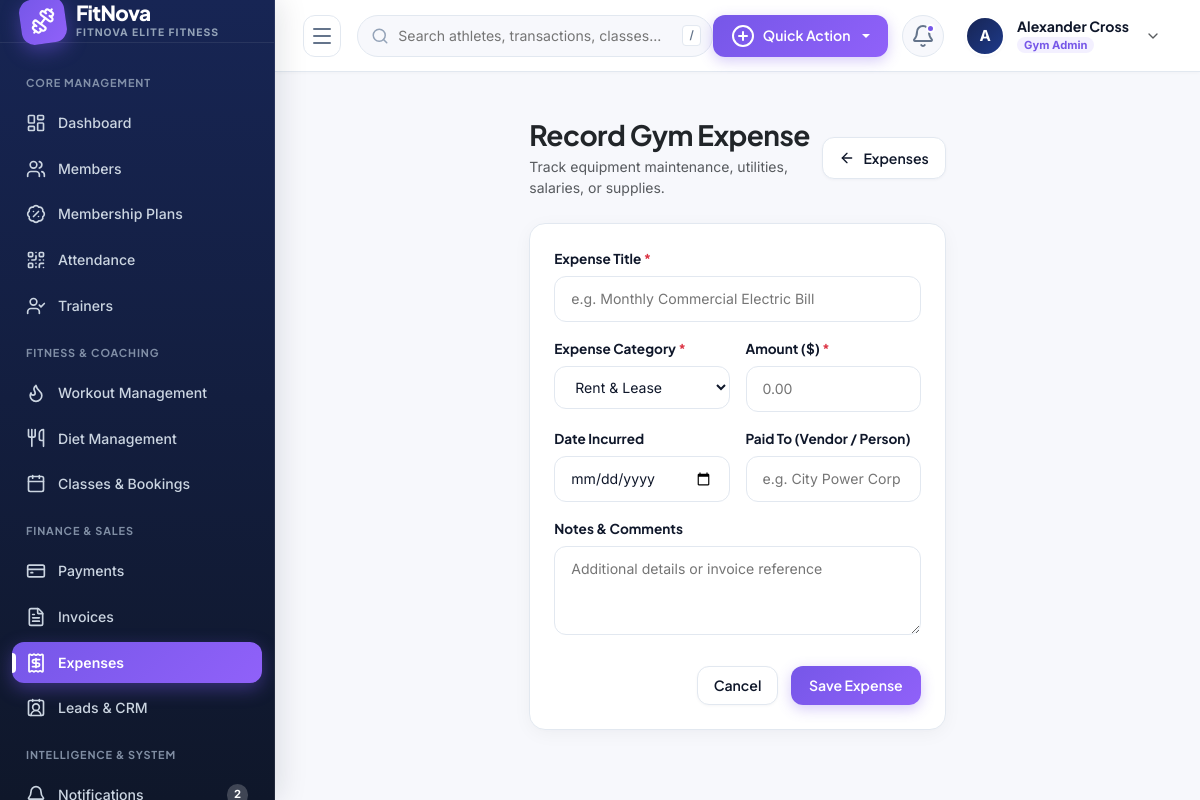
The app's page /payments/expenses/add/ (signed in) with its own data.
### apps/accounts/models.py (models this page shows, shortened)
class GymOrganization(models.Model):
    name = models.CharField(max_length=200)
    slug = models.SlugField(max_length=220, unique=True)
    logo = models.ImageField(upload_to='organizations/logos/', null=True, blank=True)
    email = models.EmailField()
    phone = models.CharField(max_length=20)
    website = models.URLField(blank=True, default='')
    tax_id = models.CharField(max_length=50, blank=True, default='', verbose_name='Tax/GST ID')
    currency = models.CharField(max_length=10, default='$')
    is_active = models.BooleanField(default=True)
    created_at = models.DateTimeField(auto_now_add=True)
    updated_at = models.DateTimeField(auto_now=True)
    class Meta:
        verbose_name = 'Gym Organization'
        verbose_name_plural = 'Gym Organizations'
        ordering = ['name']

class User(AbstractUser):
    class Role(models.TextChoices):
        SUPER_ADMIN = 'SUPER_ADMIN', _('Super Admin')
        GYM_ADMIN = 'GYM_ADMIN', _('Gym Admin')
        STAFF = 'STAFF', _('Receptionist / Staff')
        TRAINER = 'TRAINER', _('Trainer')
        MEMBER = 'MEMBER', _('Gym Member')
    class Gender(models.TextChoices):
        MALE = 'MALE', _('Male')
        FEMALE = 'FEMALE', _('Female')
        OTHER = 'OTHER', _('Other')
    role = models.CharField(
        max_length=20,
        choices=Role.choices,
        default=Role.MEMBER,
        db_index=True
    )
    organization = models.ForeignKey(
        GymOrganization,
        on_delete=models.CASCADE,
        null=True,
        blank=True,
        related_name='users'
    )
    branch = models.ForeignKey(
        GymBranch,
        on_delete=models.SET_NULL,
        null=True,
        blank=True,
        related_name='branch_users'
    )
    phone = models.CharField(max_length=20, blank=True, default='')
    profile_picture = models.ImageField(upload_to='profiles/', null=True, blank=True)
    gender = models.CharField(max_length=10, choices=Gender.choices, default=Gender.MALE)
    date_of_birth = models.DateField(null=True, blank=True)
    address = models.TextField(blank=True, default='')
    is_verified = models.BooleanField(default=True)
    class Meta:
        ordering = ['-date_joined']
        indexes = [
            models.Index(fields=['organization', 'role']),
            models.Index(fields=['email']),
        ]
    @property
    def is_member(self):
        return self.role == self.Role.MEMBER

### apps/payments/views.py (the view, shortened to what this page needs)
# urls.py: path('expenses/add/', views.expense_create, name='expense_create'),
@login_required
@staff_or_admin
def expense_create(request):
    return render(request, 'payments/expense_form.html', {
        'categories': Expense.Category.choices
    })

### apps/accounts/context_processors.py (called while the page is built)
def global_fitnova_context(request):
    if not request.user.is_authenticated:
        return {}
    unread_count = 0
    recent_notifications = []
    try:
        notifications_qs = request.user.notifications.all()
        unread_count = notifications_qs.filter(is_read=False).count()
        recent_notifications = notifications_qs[:5]
    except Exception:
        pass
    return {
        'unread_notifications_count': unread_count,
        'recent_notifications': recent_notifications,
        'current_org': getattr(request.user, 'organization', None),
        'current_branch': getattr(request.user, 'branch', None),
    }

### apps/accounts/permissions.py (called while the page is built)
def role_required(*allowed_roles):
    def decorator(view_func):
        @wraps(view_func)
        def _wrapped_view(request, *args, **kwargs):
            if not request.user.is_authenticated:
                return redirect('accounts:login')
            if request.user.is_superuser or request.user.role in allowed_roles:
                return view_func(request, *args, **kwargs)
            messages.error(request, "You do not have permission to access that section.")
            return redirect('dashboard:index')
        return _wrapped_view
    return decorator

### templates/payments/expense_form.html (shortened to what this page needs)
{% extends 'base.html' %}
{% block content %}
<div class="row justify-content-center">
  <div class="col-lg-6">
    <div class="d-flex align-items-center justify-content-between mb-4">
      <div>
        <h3 class="fw-bold text-dark mb-1">Record Gym Expense</h3>
        <p class="text-muted small mb-0">Track equipment maintenance, utilities, salaries, or supplies.</p>
      </div>
      <a href="{% url 'payments:expense_list' %}" class="btn btn-fn-outline">
        <i data-lucide="arrow-left" style="width: 16px;"></i>
        <span>Expenses</span>
      </a>
    </div>
    <div class="fn-card">
      <form method="POST">
        <div class="mb-3">
          <label class="fn-form-label">Expense Title <span class="text-danger">*</span></label>
          <input type="text" name="title" class="fn-input" required placeholder="e.g. Monthly Commercial Electric Bill">
        </div>
        <div class="row g-3 mb-3">
          <div class="col-md-6">
            <label class="fn-form-label">Expense Category <span class="text-danger">*</span></label>
            <select name="category" class="fn-select" required>
              {% for cat_val, cat_label in categories %}
              <option value="{{ cat_val }}">{{ cat_label }}</option>
              {% endfor %}
            </select>
          </div>
          <div class="col-md-6">
            <label class="fn-form-label">Amount ({{ current_org.currency|default:'$' }}) <span class="text-danger">*</span></label>
            <input type="number" step="0.01" name="amount" class="fn-input" required placeholder="0.00">
          </div>
        </div>
        <div class="row g-3 mb-3">
          <div class="col-md-6">
            <label class="fn-form-label">Date Incurred</label>
            <input type="date" name="date" class="fn-input">
          </div>
          <div class="col-md-6">
            <label class="fn-form-label">Paid To (Vendor / Person)</label>
            <input type="text" name="paid_to" class="fn-input" placeholder="e.g. City Power Corp">
          </div>
        </div>
        <div class="mb-4">
          <label class="fn-form-label">Notes & Comments</label>
          <textarea name="notes" class="fn-textarea" rows="3" placeholder="Additional details or invoice reference"></textarea>
        </div>
        <div class="text-end">
          <a href="{% url 'payments:expense_list' %}" class="btn btn-fn-outline me-2">Cancel</a>
          <button type="submit" class="btn btn-fn-accent">Save Expense</button>
        </div>
      </form>
    </div>
  </div>
</div>
{% endblock %}

### templates/base.html (shortened to what this page needs)
{% load static %}
<!DOCTYPE html>
<html lang="en">
<head>
  <link href="https://cdn.jsdelivr.net/npm/bootstrap@5.3.3/dist/css/bootstrap.min.css" rel="stylesheet">
  <link rel="stylesheet" href="{% static 'css/fitnova.css' %}">
</head>
<body>
<div class="fn-app-wrapper">
  <aside class="fn-sidebar">
    <a href="{% url 'dashboard:index' %}" class="fn-sidebar-brand">
      <div class="fn-brand-logo-icon">
        <i data-lucide="dumbbell"></i>
      </div>
      <div class="fn-brand-text">
        <span class="fn-brand-title">FitNova</span>
        <span class="fn-brand-badge">{{ current_org.name|default:"GYM SAAS" }}</span>
      </div>
    </a>
    <div class="fn-sidebar-nav">
      <div class="fn-nav-header-title">Core Management</div>
      <a href="{% url 'dashboard:index' %}" class="fn-nav-link {% if request.resolver_match.app_name == 'dashboard' and request.resolver_match.url_name == 'index' %}active{% endif %}">
        <i data-lucide="layout-dashboard"></i>
        <span class="fn-nav-text">Dashboard</span>
      </a>
      {% if not user.is_member %}
      <a href="{% url 'members:member_list' %}" class="fn-nav-link {% if request.resolver_match.app_name == 'members' %}active{% endif %}">
        <i data-lucide="users"></i>
        <span class="fn-nav-text">Members</span>
      </a>
      {% endif %}
      {% if not user.is_member %}
      <a href="{% url 'memberships:plan_list' %}" class="fn-nav-link {% if request.resolver_match.app_name == 'memberships' %}active{% endif %}">
        <i data-lucide="badge-percent"></i>
        <span class="fn-nav-text">Membership Plans</span>
      </a>
      {% endif %}
      <a href="{% url 'attendance:attendance_list' %}" class="fn-nav-link {% if request.resolver_match.app_name == 'attendance' %}active{% endif %}">
        <i data-lucide="qr-code"></i>
        <span class="fn-nav-text">Attendance</span>
      </a>
      {% if not user.is_member %}
      <a href="{% url 'trainers:trainer_list' %}" class="fn-nav-link {% if request.resolver_match.app_name == 'trainers' %}active{% endif %}">
        <i data-lucide="user-check"></i>
        <span class="fn-nav-text">Trainers</span>
      </a>
      {% endif %}
      <div class="fn-nav-header-title">Fitness & Coaching</div>
      <a href="{% url 'fitness:workout_list' %}" class="fn-nav-link {% if request.resolver_match.app_name == 'fitness' and 'workout' in request.path %}active{% endif %}">
        <i data-lucide="flame"></i>
        <span class="fn-nav-text">Workout Management</span>
      </a>
      <a href="{% url 'fitness:diet_list' %}" class="fn-nav-link {% if request.resolver_match.app_name == 'fitness' and 'diet' in request.path %}active{% endif %}">
        <i data-lucide="utensils"></i>
        <span class="fn-nav-text">Diet Management</span>
      </a>
      <a href="{% url 'classes:class_list' %}" class="fn-nav-link {% if request.resolver_match.app_name == 'classes' %}active{% endif %}">
        <i data-lucide="calendar"></i>
        <span class="fn-nav-text">Classes & Bookings</span>
      </a>
      {% if not user.is_member %}
      <div class="fn-nav-header-title">Finance & Sales</div>
      <a href="{% url 'payments:payment_list' %}" class="fn-nav-link {% if request.resolver_match.app_name == 'payments' and request.resolver_match.url_name == 'payment_list' %}active{% endif %}">
        <i data-lucide="credit-card"></i>
        <span class="fn-nav-text">Payments</span>
      </a>
      <a href="{% url 'payments:invoice_list' %}" class="fn-nav-link {% if request.resolver_match.app_name == 'payments' and 'invoice' in request.path %}active{% endif %}">
        <i data-lucide="file-text"></i>
        <span class="fn-nav-text">Invoices</span>
      </a>
      <a href="{% url 'payments:expense_list' %}" class="fn-nav-link {% if request.resolver_match.app_name == 'payments' and 'expense' in request.path %}active{% endif %}">
        <i data-lucide="receipt"></i>
        <span class="fn-nav-text">Expenses</span>
      </a>
      <a href="{% url 'crm:lead_list' %}" class="fn-nav-link {% if request.resolver_match.app_name == 'crm' %}active{% endif %}">
        <i data-lucide="contact-round"></i>
        <span class="fn-nav-text">Leads & CRM</span>
      </a>
      {% endif %}
      <div class="fn-nav-header-title">Intelligence & System</div>
      <a href="{% url 'notifications:list' %}" class="fn-nav-link {% if request.resolver_match.app_name == 'notifications' %}active{% endif %}">
        <i data-lucide="bell"></i>
        <span class="fn-nav-text">Notifications</span>
        {% if unread_notifications_count > 0 %}
        <span class="fn-nav-badge">{{ unread_notifications_count }}</span>
        {% endif %}
      </a>
    </div>
  </aside>
  <main class="fn-main-content">
    <header class="fn-topbar">
      <div class="fn-topbar-left">
        <button type="button" class="fn-sidebar-toggle-btn" id="fnSidebarToggle" title="Toggle Navigation">
          <i data-lucide="menu"></i>
        </button>
        <form action="{% url 'dashboard:search' %}" method="GET" class="fn-global-search">
          <input type="text" name="q" id="fnGlobalSearchInput" placeholder="Search athletes, transactions, classes..." value="{{ request.GET.q }}">
          <span class="fn-search-badge">/</span>
        </form>
      </div>
      <div class="fn-topbar-right">
        {% if not user.is_member %}
        <div class="dropdown">
          <button class="btn-fn-accent dropdown-toggle" type="button" data-bs-toggle="dropdown" aria-expanded="false">
            <i data-lucide="plus-circle"></i>
            <span>Quick Action</span>
          </button>
        </div>
        {% endif %}
        <div class="dropdown">
          <a href="#" class="fn-icon-btn {% if unread_notifications_count > 0 %}has-unread{% endif %}" data-bs-toggle="dropdown" aria-expanded="false" title="Notification Center">
            <i data-lucide="bell"></i>
            {% if unread_notifications_count > 0 %}
            <span class="fn-badge-dot"></span>
            {% endif %}
          </a>
        </div>
        <div class="dropdown">
          <div class="fn-user-dropdown" data-bs-toggle="dropdown" aria-expanded="false">
            <div class="fn-avatar">
              {% if user.profile_picture %}
              <img src="{{ user.profile_picture.url }}" alt="{{ user.first_name }}">
              {% else %}
              {{ user.first_name|default:user.username|make_list|first|upper }}
              {% endif %}
            </div>
            <div class="fn-user-meta d-none d-md-flex">
              <span class="fn-user-name">{{ user.get_full_name|default:user.username }}</span>
              <span class="fn-user-role-badge">{{ user.get_role_display }}</span>
            </div>
            <i data-lucide="chevron-down" class="text-muted ms-1" style="width: 16px;"></i>
          </div>
        </div>
      </div>
    </header>
    <div class="container-fluid px-4 pt-3">
    </div>
    <div class="fn-page-container fn-animate-in">
      {% block content %}{% endblock %}
    </div>
  </main>
</div>
</body>
</html>

### records on screen
GymOrganization: name "FITNOVA ELITE FITNESS", currency "$"
User: first_name|make_list "A", get_full_name "Alexander Cross", role "Gym Admin"

### other values on screen
{{ unread_notifications_count }} "2"
form field category "Rent & Lease"
